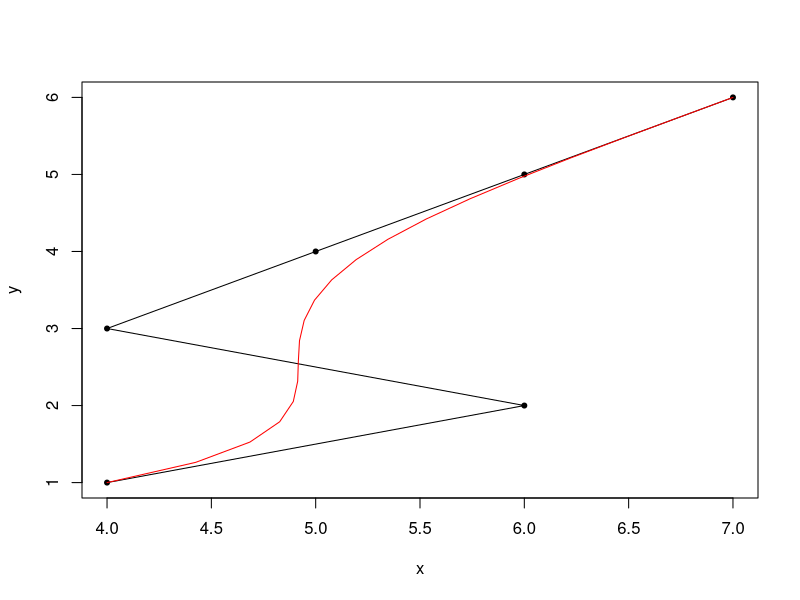

This chart was generated by the following R code:
# UNIVERSIDADE FEDERAL DO PARANÁ
# Departamento de Informática
# Cássio Jandir Pagnoncelli, kimble9t (em) gmail (ponto) com
#
# AN EXAMPLE ON CUBIC BÉZIER CURVES

# seen on http://rosettacode.org/wiki/Cubic_bezier_curves#R

# x, y: the x and y coordinates of the hull points
# n: the number of points in the curve.
bezierCurve <- function(x, y, n=10)
{
  outx <- NULL
  outy <- NULL
  
  i <- 1
  for (t in seq(0, 1, length.out=n))
  {
    b <- bez(x, y, t)
    outx[i] <- b$x
    outy[i] <- b$y
    
    i <- i+1
  }
  
  return (list(x=outx, y=outy))
}

bez <- function(x, y, t)
{
  outx <- 0
  outy <- 0
  n <- length(x)-1
  for (i in 0:n)
  {
    outx <- outx + choose(n, i)*((1-t)^(n-i))*t^i*x[i+1]
    outy <- outy + choose(n, i)*((1-t)^(n-i))*t^i*y[i+1]
  }
  
  return (list(x=outx, y=outy))
}

# Example usage
x <- c(4,6,4,5,6,7)
y <- 1:6
plot(x, y, "o", pch=20)
points(bezierCurve(x,y,20), type="l", col="red")
